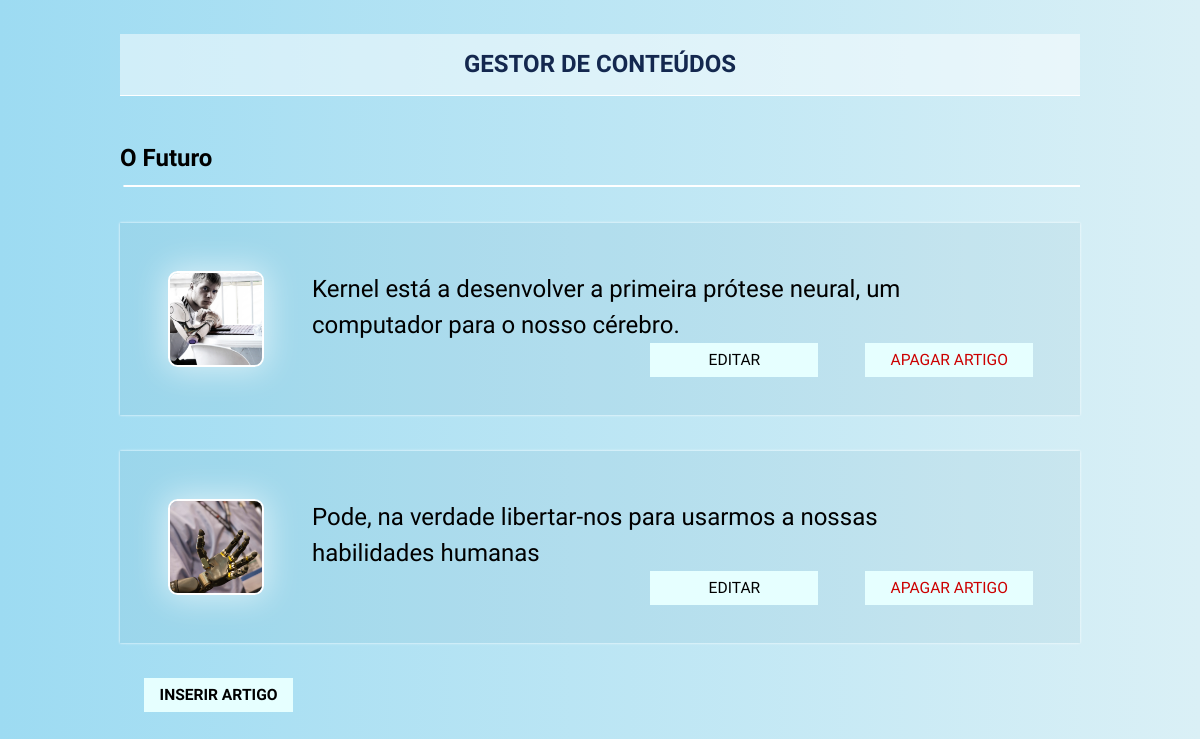
Screenshot of /admin/futuro.php with the database file from the repository.
### tables this page shows
CREATE TABLE IF NOT EXISTS `artigos_futuro` (
  `id` int(11) NOT NULL AUTO_INCREMENT,
  `titulo` text NOT NULL,
  `texto` text NOT NULL,
  `imagem` text NOT NULL,
  PRIMARY KEY (`id`)
);

### admin/futuro.php (the view, shortened to what this page needs)
<?php
  $ligacao = mysqli_connect('localhost','root','','teste2');
  mysqli_set_charset($ligacao,'utf8');
  $consulta = mysqli_query($ligacao, "SELECT * FROM artigos_futuro ORDER BY id");
while($linha = mysqli_fetch_assoc($consulta)){
  $artigos_futuro[] = $linha;
};
?>
<!DOCTYPE html>
<html>
<head>
    <link rel="stylesheet" type="text/css" href="css/style.css" >
</head>
<body>
<header class="top">
  <a href="index.php" class="contentor">
    <h1>
      Gestor de conteúdos
    </h1>
  </a>
</header>
    <div class="contentor">
        <h2>O Futuro</h2>
        <svg viewbox="0 0 100 0.2"><line x1="0" y1="0" x2="200" y2="0" style="stroke:#ffffff;stroke-width:0.4" /></svg>
        <div class="lista">
          <?php for($i=0;$i<count($artigos_futuro);$i++){ ?>
            <div class="item">
                <div class="lista-img">
                    <img src="../imagens/<?php echo $artigos_futuro[$i]['imagem']; ?>"></img>
                </div>
                <div class="lista-title">
                    <?php echo $artigos_futuro[$i]['titulo']; ?>
                </div>
                <div class="lista-botoes">
                  <div class="lista-delete">
                    <a href="futuro.php?id_apagar=<?php echo $artigos_futuro[$i]['id']; ?>">Apagar Artigo</a>
                  </div>
                  <div class="lista-edit">
                      <a href=" editar_artigo_fut.php?id=<?php echo $artigos_futuro[$i]['id']; ?>" class="botao_editar">
                        editar
                      </a>
                    </div>
              </div>
            </div>
          <?php } ?>
        </div>
        <h3 id="insert-button">Inserir artigo</h3>
</body>
</html>

### admin/css/style.css (style rules this page uses)
* { box-sizing:border-box; }
a { text-decoration: none; }
body { margin:0; font-family: 'Questrial', sans-serif; background: red; background: -webkit-linear-gradient( left, #9DDBF2, #DAF0F6); background: -o-linear-gradient( left, #9DDBF2, #DAF0F6); background: -moz-linear-gradient( left, #9DDBF2, #DAF0F6); background: linear-gradient(left, 9DDBF2, DAF0F6); }
a { text-decoration:none;color:inherit; }
h1 { margin:0; }
h3 { margin:0; margin-left: 2vw; font-size:2vw; }
.top { padding:1em; background-color:#000; color:#FFFFFF; font-size: 1.4vw; color:#14284F; background-color: rgba(255, 255, 255, 0.5); text-align:center; display:block; margin:2em auto 0 auto; border-bottom: 0.1vw solid #ffffff; max-width:80%; text-transform: uppercase; }
.top h1 { font-size:2vw; text-align:center; margin:0 auto; }
.contentor h2 { margin:2em auto 0 auto; }
.contentor { max-width:80%; margin:0 auto; }
.item { display: inline-block; width: 100%; background-color: rgba(0, 78, 102, 0.05); box-shadow:0 0 0.2vw #ffffff; margin-top:2em; }
.lista-img img { float:left; width:10%; border-radius:10%; margin:5%; border: 0.2vw solid white; box-shadow: 0 0 2em 0.2em rgba(255, 255, 255, 0.6); }
.lista-title { float:left; width:70%; margin-top: 5%; line-height: 1.5em; height: 3em; overflow: hidden; font-size: 2vw; }
.lista-botoes { float:right; margin-top: 0em; margin-right: 3em; display: block; width:70%; font-size: 1.3vw; }
.lista-edit { float:right; display: inline; margin-right: 3em; margin-left: 3em; text-transform: uppercase; padding:0.5em 1em 0.5em 1em ; background-color: #e6ffff; cursor: pointer; width: 25%; text-align: center; }
.lista-delete { float:right; display: inline; color: #cc0000; text-transform: uppercase; padding:0.5em 1em 0.5em 1em ; background-color: #e6ffff; cursor: pointer; width: 25%; text-align: center; }
#insert-button { float:left; display: inline; margin-top: 2em; margin-bottom: 2em; text-transform: uppercase; padding:0.5em 1em 0.5em 1em ; background-color: #e6ffff; cursor: pointer; font-size: 1.3vw; }

### rows the page displays
artigos_futuro: imagem (picture), titulo "Kernel está a desenvolver a primeira prótese neural, um computador para o nosso cérebro."
artigos_futuro: imagem (picture), titulo "Pode, na verdade libertar-nos para usarmos a nossas habilidades humanas"
